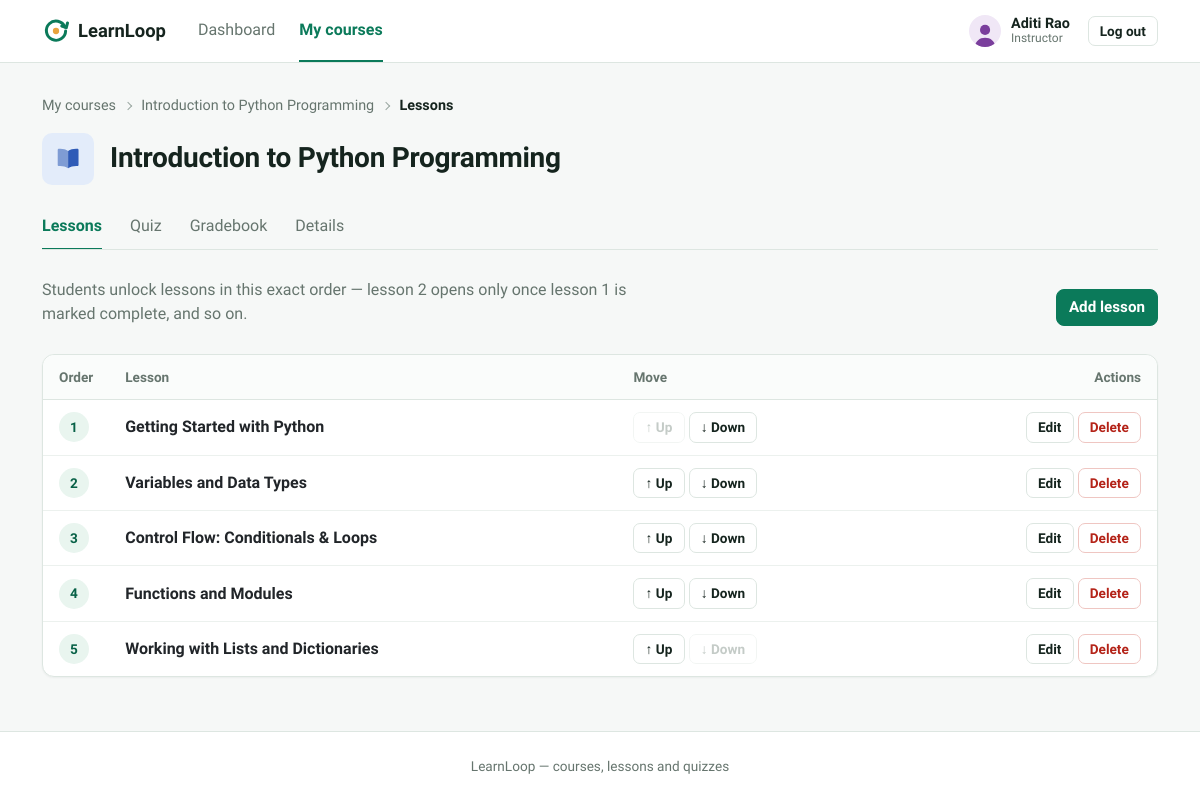
The app's page /index.php?route=instructor/lessons&course_id=1 (signed in) with its own data.
### tables this page shows
CREATE TABLE courses (
    id              INT AUTO_INCREMENT PRIMARY KEY,
    title           VARCHAR(150) NOT NULL,
    description     TEXT NULL,
    instructor_id   INT NOT NULL,
    status          ENUM('active','inactive') NOT NULL DEFAULT 'active',
    created_at      TIMESTAMP NOT NULL DEFAULT CURRENT_TIMESTAMP,
    FOREIGN KEY (instructor_id) REFERENCES users(id),
    KEY idx_courses_instructor (instructor_id),
    KEY idx_courses_status (status)
);

CREATE TABLE lessons (
    id            INT AUTO_INCREMENT PRIMARY KEY,
    course_id     INT NOT NULL,
    title         VARCHAR(150) NOT NULL,
    content       TEXT NOT NULL,
    sort_order    INT NOT NULL,
    created_at    TIMESTAMP NOT NULL DEFAULT CURRENT_TIMESTAMP,
    FOREIGN KEY (course_id) REFERENCES courses(id) ON DELETE CASCADE,
    UNIQUE KEY uniq_course_order (course_id, sort_order)
);

### app/controllers/InstructorController.php (called while the page is built, shortened)
<?php
require_once __DIR__ . '/../models/Course.php';
require_once __DIR__ . '/../models/Lesson.php';
class InstructorController
{
    private function ownedCourseOrFail(int $courseId): array
    {
        $course = Course::find($courseId);
        return $course;
    }
    public function lessons(): void
    {
        $course = $this->ownedCourseOrFail((int)($_GET['course_id'] ?? 0));
        $lessons = Lesson::byCourse((int)$course['id']);
        require __DIR__ . '/../views/instructor/lessons.php';
    }
}

### public/index.php (called while the page is built, shortened)
<?php
require_once __DIR__ . '/../core/helpers.php';
require_once __DIR__ . '/../core/Database.php';
require_once __DIR__ . '/../core/Auth.php';
require_once __DIR__ . '/../app/models/Course.php';
require_once __DIR__ . '/../app/models/Lesson.php';
require_once __DIR__ . '/../app/controllers/InstructorController.php';
$router = new Router();
$router->get('login', fn() => (new AuthController())->showLogin());
$router->post('login', fn() => (new AuthController())->login());
$router->post('logout', fn() => (new AuthController())->logout());
$router->get('admin/dashboard', fn() => (new AdminController())->dashboard());
$router->get('admin/courses', fn() => (new AdminController())->courses());
$router->get('admin/courses/create', fn() => (new AdminController())->courseCreateForm());
$router->post('admin/courses/store', fn() => (new AdminController())->courseStore());
$router->get('admin/courses/edit', fn() => (new AdminController())->courseEditForm());
$router->post('admin/courses/update', fn() => (new AdminController())->courseUpdate());
$router->post('admin/courses/status', fn() => (new AdminController())->courseStatus());
$router->get('admin/users', fn() => (new AdminController())->users());
$router->get('admin/users/create', fn() => (new AdminController())->userCreateForm());
$router->post('admin/users/store', fn() => (new AdminController())->userStore());
$router->post('admin/users/status', fn() => (new AdminController())->userStatus());
$router->get('admin/analytics', fn() => (new AdminController())->analytics());
$router->get('instructor/dashboard', fn() => (new InstructorController())->dashboard());
$router->get('instructor/courses', fn() => (new InstructorController())->courses());
$router->get('instructor/courses/edit', fn() => (new InstructorController())->courseEditForm());
$router->post('instructor/courses/update', fn() => (new InstructorController())->courseUpdate());
$router->get('instructor/lessons', fn() => (new InstructorController())->lessons());
$router->get('instructor/lessons/create', fn() => (new InstructorController())->lessonCreateForm());
$router->post('instructor/lessons/store', fn() => (new InstructorController())->lessonStore());
$router->get('instructor/lessons/edit', fn() => (new InstructorController())->lessonEditForm());
$router->post('instructor/lessons/update', fn() => (new InstructorController())->lessonUpdate());
$router->post('instructor/lessons/delete', fn() => (new InstructorController())->lessonDelete());
$router->post('instructor/lessons/move', fn() => (new InstructorController())->lessonMove());
$router->get('instructor/quiz', fn() => (new InstructorController())->quiz());
$router->post('instructor/quiz/store', fn() => (new InstructorController())->quizStore());
$router->get('instructor/quiz/questions/create', fn() => (new InstructorController())->questionCreateForm());
$router->post('instructor/quiz/questions/store', fn() => (new InstructorController())->questionStore());
$router->get('instructor/quiz/questions/edit', fn() => (new InstructorController())->questionEditForm());
$router->post('instructor/quiz/questions/update', fn() => (new InstructorController())->questionUpdate());
$router->post('instructor/quiz/questions/delete', fn() => (new InstructorController())->questionDelete());
$router->get('instructor/gradebook', fn() => (new InstructorController())->gradebook());
$router->get('student/dashboard', fn() => (new StudentController())->dashboard());
$router->get('student/catalog', fn() => (new StudentController())->catalog());
$router->post('student/enroll', fn() => (new StudentController())->enroll());
$router->get('student/courses/view', fn() => (new StudentController())->courseView());
$router->get('student/lessons/view', fn() => (new StudentController())->lessonView());
$router->post('student/lessons/complete', fn() => (new StudentController())->lessonComplete());
$router->get('student/quiz/take', fn() => (new StudentController())->quizTake());
$router->post('student/quiz/submit', fn() => (new StudentController())->quizSubmit());
$router->get('student/quiz/result', fn() => (new StudentController())->quizResult());
$router->get('student/grades', fn() => (new StudentController())->grades());
$route = $_GET['route'] ?? '';
$router->dispatch($_SERVER['REQUEST_METHOD'], $route);

### core/Router.php (called while the page is built, shortened)
<?php
class Router
{
    private array $routes = ['GET' => [], 'POST' => []];
    public function get(string $route, callable $handler): void
    {
        $this->routes['GET'][$route] = $handler;
    }
    public function post(string $route, callable $handler): void
    {
        $this->routes['POST'][$route] = $handler;
    }
    public function dispatch(string $method, string $route): void
    {
        $handler = $this->routes[$method][$route] ?? null;
        try {
            $handler();
        } catch (Throwable $e) {
            error_log($e->getMessage());
            http_response_code(500);
            require __DIR__ . '/../app/views/errors/500.php';
        }
    }
}

### config/database.php (called while the page is built)
<?php
return [
    'host'     => '127.0.0.1',
    'port'     => 3306,
    'database' => 'learnloop',
    'username' => 'root',
    'password' => '',
    'charset'  => 'utf8mb4',
];

### core/Database.php (called while the page is built)
<?php
class Database
{
    private static ?PDO $instance = null;
    public static function connect(): PDO
    {
        if (self::$instance === null) {
            $config = require __DIR__ . '/../config/database.php';
            $dsn = sprintf(
                'mysql:host=%s;port=%d;dbname=%s;charset=%s',
                $config['host'],
                $config['port'],
                $config['database'],
                $config['charset']
            );
            self::$instance = new PDO($dsn, $config['username'], $config['password'], [
                PDO::ATTR_ERRMODE            => PDO::ERRMODE_EXCEPTION,
                PDO::ATTR_DEFAULT_FETCH_MODE => PDO::FETCH_ASSOC,
                PDO::ATTR_EMULATE_PREPARES   => false,
            ]);
        }
        return self::$instance;
    }
}

### app/models/Course.php (called while the page is built, shortened)
<?php
require_once __DIR__ . '/../../core/Database.php';
class Course
{
    private static function baseSelect(): string
    {
        return "SELECT c.*, u.name AS instructor_name,
                        (SELECT COUNT(*) FROM lessons l WHERE l.course_id = c.id) AS lesson_count,
                        (SELECT COUNT(*) FROM enrollments e WHERE e.course_id = c.id) AS enrollment_count
                 FROM courses c
                 JOIN users u ON u.id = c.instructor_id";
    }
    public static function find(int $id): ?array
    {
        $stmt = Database::connect()->prepare(self::baseSelect() . ' WHERE c.id = ?');
        $stmt->execute([$id]);
        return $stmt->fetch() ?: null;
    }
}

### core/Auth.php (called while the page is built, shortened)
<?php
require_once __DIR__ . '/Database.php';
class Auth
{
    public static function id(): ?int
    {
        return $_SESSION['user_id'] ?? null;
    }
}

### app/models/Lesson.php (called while the page is built, shortened)
<?php
require_once __DIR__ . '/../../core/Database.php';
class Lesson
{
    public static function byCourse(int $courseId): array
    {
        $stmt = Database::connect()->prepare('SELECT * FROM lessons WHERE course_id = ? ORDER BY sort_order');
        $stmt->execute([$courseId]);
        return $stmt->fetchAll();
    }
}

### app/views/instructor/lessons.php (the view, shortened to what this page needs)
<?php $pageTitle = 'Lessons · ' . $course['title']; require __DIR__ . '/../partials/header.php'; require __DIR__ . '/../partials/navbar.php'; ?>
<?php $courseTab = 'lessons'; require __DIR__ . '/../partials/course_tabs.php'; ?>
<div class="ll-page-head">
    <p class="ll-page-sub">Students unlock lessons in this exact order — lesson 2 opens only once lesson 1 is marked complete, and so on.</p>
    <a href="/index.php?route=instructor/lessons/create&course_id=<?= (int)$course['id'] ?>" class="btn btn-primary">Add lesson</a>
</div>
<div class="card">
    <div class="table-responsive">
        <table class="table">
            <thead><tr><th style="width:64px;">Order</th><th>Lesson</th><th>Move</th><th class="text-end">Actions</th></tr></thead>
            <tbody>
                <?php foreach ($lessons as $i => $l): ?>
                    <tr>
                        <td><span class="ll-lesson-num"><?= (int)$l['sort_order'] ?></span></td>
                        <td class="fw-semibold text-body"><?= e($l['title']) ?></td>
                        <td class="text-nowrap">
                            <form method="POST" action="/index.php?route=instructor/lessons/move" class="d-inline">
                                <button type="submit" class="btn btn-sm btn-outline-secondary" aria-label="Move up" <?= $i === 0 ? 'disabled' : '' ?>>↑ Up</button>
                            </form>
                            <form method="POST" action="/index.php?route=instructor/lessons/move" class="d-inline">
                                <button type="submit" class="btn btn-sm btn-outline-secondary" aria-label="Move down" <?= $i === count($lessons) - 1 ? 'disabled' : '' ?>>↓ Down</button>
                            </form>
                        </td>
                        <td class="text-end text-nowrap">
                            <a href="/index.php?route=instructor/lessons/edit&id=<?= (int)$l['id'] ?>" class="btn btn-sm btn-outline-secondary">Edit</a>
                            <form method="POST" action="/index.php?route=instructor/lessons/delete" class="d-inline" onsubmit="return confirm('Delete this lesson? Any student progress on it is removed too.');">
                                <button type="submit" class="btn btn-sm btn-outline-danger">Delete</button>
                            </form>
                        </td>
                    </tr>
                <?php endforeach; ?>
            </tbody>
        </table>
    </div>
</div>
<?php require __DIR__ . '/../partials/footer.php'; ?>

### app/views/partials/course_tabs.php (shortened to what this page needs)
<?php
$tabs = [
    'lessons'   => ['Lessons', 'instructor/lessons&course_id=' . (int)$course['id']],
    'quiz'      => ['Quiz', 'instructor/quiz&course_id=' . (int)$course['id']],
    'gradebook' => ['Gradebook', 'instructor/gradebook&course_id=' . (int)$course['id']],
    'details'   => ['Details', 'instructor/courses/edit&id=' . (int)$course['id']],
];
require __DIR__ . '/breadcrumbs.php';
?>
<div class="ll-course-head">
    <?= course_cover((int)$course['id'], $course['title']) ?>
    <div class="min-w-0">
        <h1 class="ll-page-title"><?= e($course['title']) ?></h1>
    </div>
</div>
<nav class="ll-tabs" aria-label="Course tools">
    <?php foreach ($tabs as $key => [$label, $route]): ?>
        <a href="/index.php?route=<?= e($route) ?>" class="<?= $key === $courseTab ? 'active' : '' ?>" <?= $key === $courseTab ? 'aria-current="page"' : '' ?>><?= e($label) ?></a>
    <?php endforeach; ?>
</nav>

### records on screen
courses: title "Introduction to Python Programming"
lessons: sort_order "1", title "Getting Started with Python"
lessons: sort_order "2", title "Variables and Data Types"
lessons: sort_order "3", title "Control Flow: Conditionals & Loops"
lessons: sort_order "4", title "Functions and Modules"
lessons: sort_order "5", title "Working with Lists and Dictionaries"

### other values on screen
$label "Dashboard"
$label "My courses"
Auth::name() "Aditi Rao"
$roleLabel "Instructor"
$label "Introduction to Python Programming"
$label "Lessons"
$label "Quiz"
$label "Gradebook"
$label "Details"
